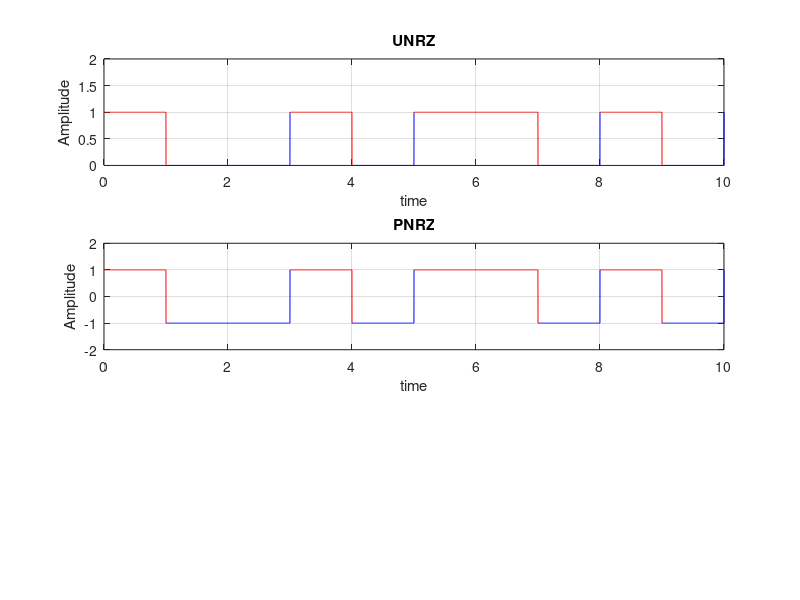

The MATLAB source for this figure: (Note: this script raises an error after producing the figure.)
%UNRZ to PNRZ project
clc;
close all; 
 
    
    subplot(3,1,1)          %display the first graph
    
      bits = [ 1 0 0 1 0 1 1 0 1 0 ] ;                       %generation of the bits assume we have 10 bits  
      bits(end+1)=1;                                         %another method to generate random bits >>> %randi([0 1 ],1 , 10)%
                        
                                %UNIPOLAR SIGNAL%
      
    for i =1  : 10
         if (bits(i) == 1 )      
             if(bits(i+1)==1)                            % the condition of current bit is 1 and next bit is 1 
                   t= i-1: 0.001 :i ;
                   y=ones(1,1001);                       % all y is ones because the next bit is one 
                   plot(t,y,'r')
                   
                   hold on; grid on ;  xlabel('time'); ylabel('Amplitude');title('UNRZ'); axis ([0 10 0 2 ]); 
            
             else                                        % the condition of current bit is 1 and next bit is 0      
                 t= i-1: 0.001 :i ;
                 y=ones(1,1001);y(1001)=0;               % the end of y is because the next bit is 0  
                 plot(t,y,'r')
                 hold on; grid on ;  xlabel('time'); ylabel('Amplitude');title('UNRZ'); axis ([0 10 0 2 ]);
             end
         end
         
         if(bits(i)==0)
              if(bits(i+1)==0)                            % the condition of current bit is 0 and next bit is 0 
                      t= i-1: 0.001 :i ;
                      y=zeros(1,1001);                    % all y is zeros because the next bit is 0
                      plot(t,y,'b')
                      hold on ; grid on ; title('UNRZ'); xlabel('time'); ylabel('Amplitude'); axis ([0 10 0 2 ]);
                      
             else
                      t= i-1: 0.001 :i ;                   % the condition of current bit is 0 and next bit is 1
                      y=zeros(1,1001);y(1001)=1;           % the end of y is because the next bit is 1
                      plot(t,y,'b')
                      hold on ; grid on ; title('UNRZ'); xlabel('time'); ylabel('Amplitude');  axis ([0 10 0 2 ]);
                     
              end
         end
    end
                                                
    
    
                                                % CONVERT UNIPLOAR TO POLAR % 
                                                
   subplot(3,1,2)   %display the second graph
   encoder= 1 : 10 ;
   for i=1 : 10                                              
       if bits(i)==0 
           encoder(i)=-1 ;
       else
           encoder(i)=1;
       end
      
      
   end          
   encoder(11)=1;
   disp(encoder);
   
   
                                                %POLAR SIGNAL%
    for i=1 : 10 
        if (encoder(i) == 1 )
             if(encoder(i+1)==1)                                %here we generate pulse for the bit 1 and the next bit is 1 
                   t= i-1: 0.001 :i ;
                   y=ones(1,1001);  
                   plot(t,y,'r')
                   hold on; grid on ;  xlabel('time'); ylabel('Amplitude');title('PNRZ'); axis ([0 10 -2 2 ]); 
               
                                                  
             else                                               %here we generate pulse for the bit 1 and the next bit is -1                        
                 t= i-1: 0.001 :i ;
                 y=ones(1,1001);y(1001)=-1;
                 plot(t,y,'r')
                 hold on; grid on ;  xlabel('time'); ylabel('Amplitude');title('PNRZ'); axis ([0 10 -2 2 ]);
             end
        end
      
        if(encoder(i)==-1)
              if(encoder(i+1)==-1)                              %here we generate pulse for the bit -1 and the next bit is -1
                      t= i-1: 0.001 :i ;
                      y=-ones(1,1001);
                      plot(t,y,'b')
                      hold on ; grid on ; title('PNRZ'); xlabel('time'); ylabel('Amplitude'); axis ([0 10 -2 2 ]);
                      
              else                                               %here we generate pulse for the bit -1 and the next bit is 1
                      t= i-1: 0.001 :i ;
                      y=-ones(1,1001);y(1001)=1;
                      plot(t,y,'b')
                      hold on ; grid on ; title('PNRZ'); xlabel('time'); ylabel('Amplitude'); axis ([0 10 -2 2 ]);
                      
              end
        end
    end
    (yline(0)); hold on;
    
    
    
                                               %CONVERT PLOAR TO UNIPOLAR%
                                                
    decoder= 1 : 10 ;
    for i=1 : 10 
       if encoder(i)==-1 
           decoder(i)=0 ;
       else
           decoder(i)=1;
       end
      
    end
    decoder(11)=1;
    disp(decoder);
    subplot(3,1,3)     %display the third graph 
    
    
    
                                      % RETURN THE ORIGINAL SIGNAL %
   for i =1 : 10 
         if (decoder(i) == 1 )
             if(decoder(i+1)==1)
                   t= i-1: 0.001 :i ;
                   y=ones(1,1001);  
                   plot(t,y,'r')
                   
                   hold on; grid on ;  xlabel('time'); ylabel('Amplitude');title('UNRZ'); axis ([0 10 0 2 ]); 
             else                
                 t= i-1: 0.001 :i ;
                 y=ones(1,1001);y(1001)=0;
                 plot(t,y,'r')
                 hold on; grid on ;  xlabel('time'); ylabel('Amplitude');title('UNRZ'); axis ([0 10 0 2 ]);
             end
         end
         
         if(decoder(i)==0)
              if(decoder(i+1)==0)
                      t= i-1: 0.001 :i ;
                      y=zeros(1,1001);
                      plot(t,y,'b')
                      hold on ; grid on ; title('UNRZ'); xlabel('time'); ylabel('Amplitude'); axis ([0 10 0 2 ]);
                      
             else
                      t= i-1: 0.001 :i ;
                      y=zeros(1,1001);y(1001)=1;
                      plot(t,y,'b')
                      hold on ; grid on ; title('UNRZ'); xlabel('time'); ylabel('Amplitude');  axis ([0 10 0 2 ]);
                     
              end
         end
    end
   